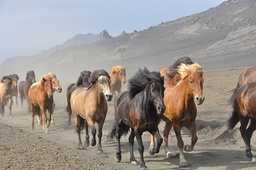
#> input picture graphics/lab_grayscale/horses.jpg, 256 x 170 px, shrunk from 640 x 425 before the run
$ python a.py
#> lines starting #> are read from the running program, lines starting #| are printed output that depends on the picture
import numpy as np
import math
import cv2

def inv_compand(V):
	if V <= 0.04045:
		return V / 12.92
	else:
		return math.pow((V + 0.055) / 1.055, 2.4)

def srgb_to_rgb(sR, sG, sB):
	return (
		inv_compand(sR),
		inv_compand(sG),
		inv_compand(sB)
	)

# sRGB D65
def rgb_to_xyz(R, G, B):
	XYZ = np.array([
		[.4124564, .3575761, .1804375],
		[.2126729, .7151522, .0721750],
		[.0193339, .1191920, .9503041]
	]).dot(np.array([R, G, B], np.float32)) * 100
	return XYZ[0], XYZ[1], XYZ[2]

def xyz_to_lab_lum(X, Y, Z):

	# Reference white
	Yr = 100

	yr = Y / Yr

	eps = 216 / 24389
	kappa = 24389 / 27

	if yr > eps:
		fy = math.cbrt(yr)
	else:
		fy = (kappa * yr + 16) / 116

	L = 116 * fy - 16
	return L

def srgb_to_xyz(sR, sG, sB):
	R, G, B = srgb_to_rgb(sR, sG, sB)
	return rgb_to_xyz(R, G, B)

def srgb_to_lab_lum(R, G, B):
	X, Y, Z = srgb_to_xyz(R, G, B)
	return xyz_to_lab_lum(X, Y, Z)

img_in = cv2.imread('horses.jpg')
#> img_in is the input picture: shape (170, 256, 3); mean B, G, R 140.3, 145.4, 152.7
img_in = cv2.cvtColor(img_in, cv2.COLOR_BGR2RGB)
img_in = img_in.astype(np.float32) / 255
img_out = np.empty(img_in.shape, np.float32)
for i in range(img_in.shape[0]):
	for j in range(img_in.shape[1]):
		img_out[i, j] = srgb_to_lab_lum(*img_in[i, j]) / 100
#> this loop made 170 passes
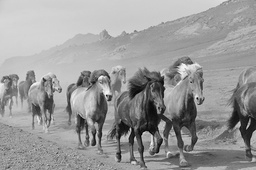
#> img_out: shape (170, 256, 3) float32; min 0.00488, max 0.988, mean 0.603
img_out = (np.clip(img_out, 0, 1) * 255).astype(np.uint8)
cv2.imwrite('out.jpg', img_out)
